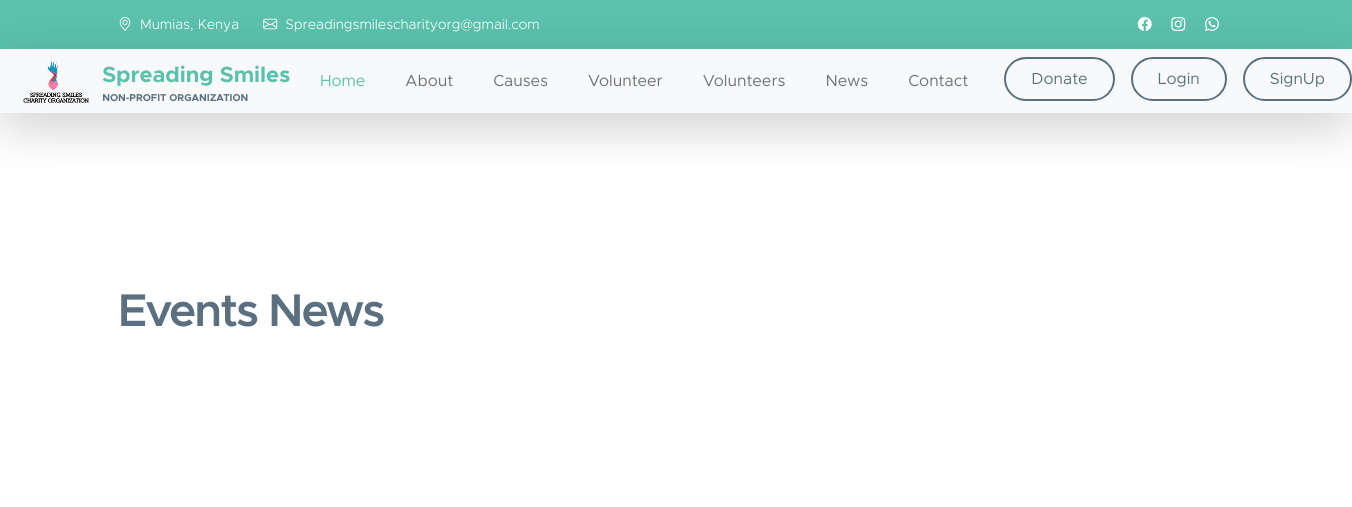
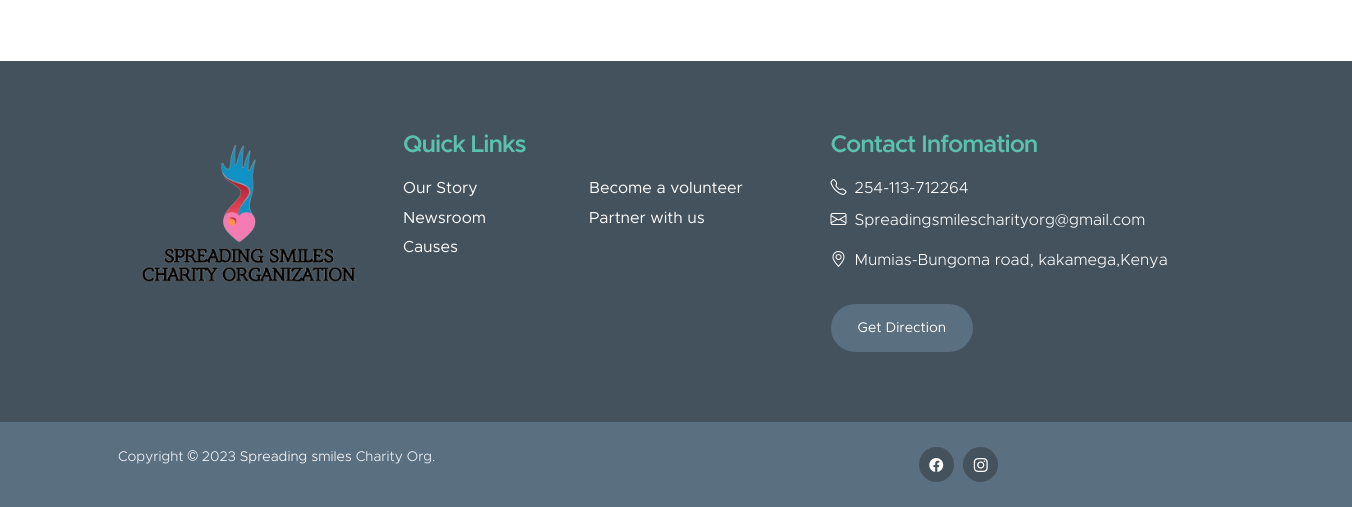
The page /events on the database as committed earlier (2 pictures, top to bottom).
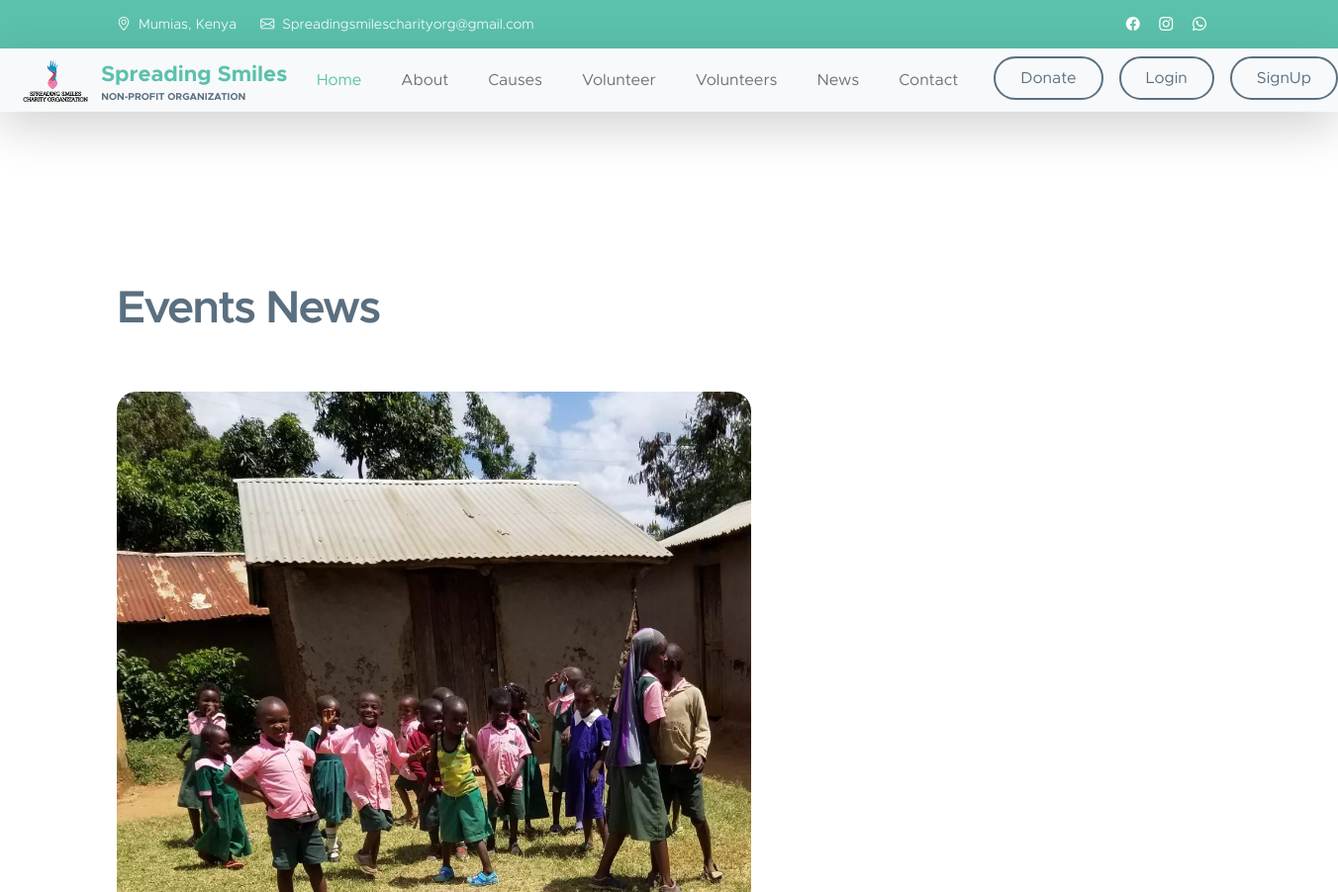
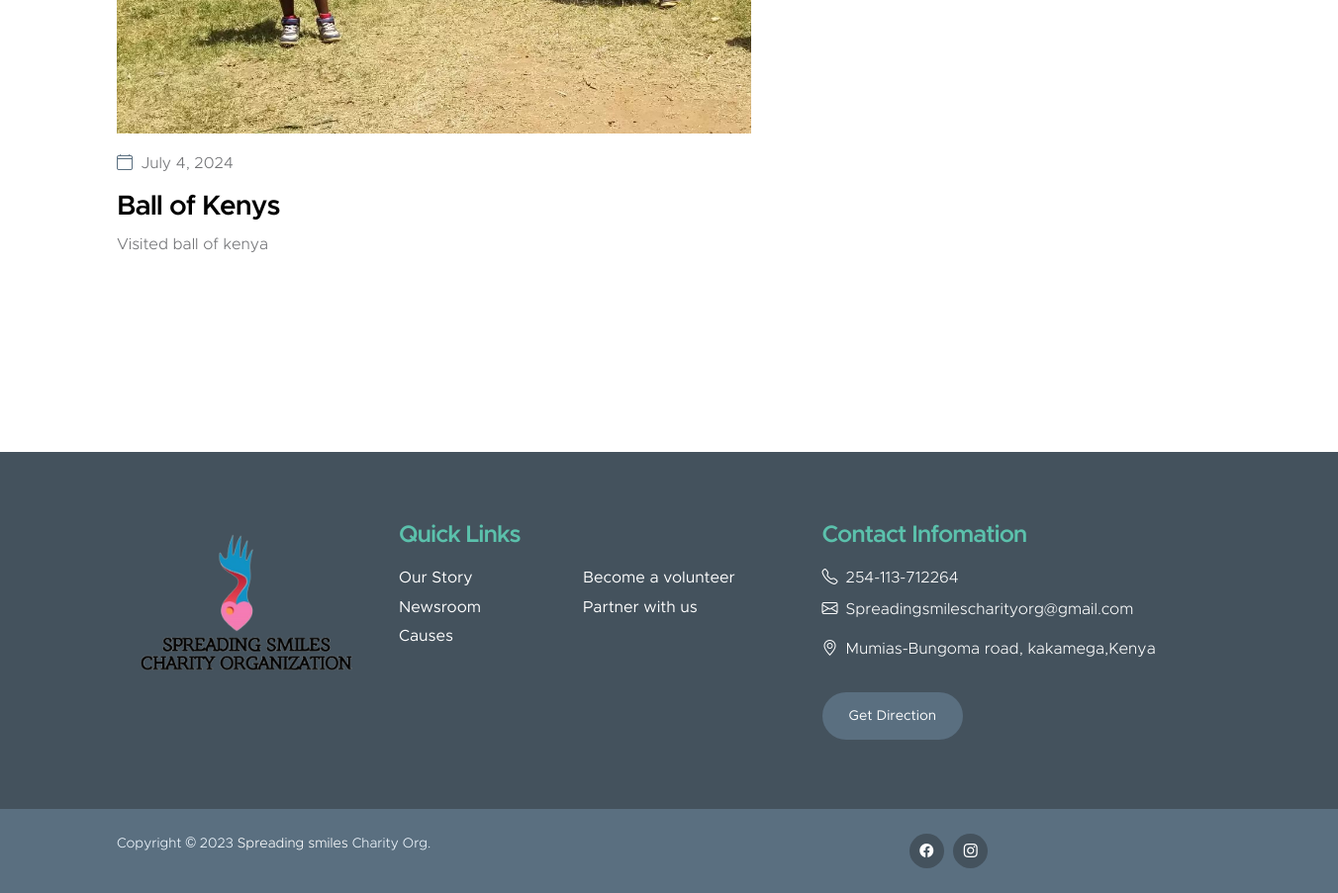
The same page on the database as committed later (2 pictures, top to bottom).
### main_app/models.py (models this page shows, shortened)
class Event(models.Model):
    name = models.CharField(max_length=50)
    profile= models.ImageField(upload_to='upload/Events')
    About =models.CharField(max_length=50)
    subject = models.CharField(max_length=250)
    Date = models.DateField(auto_now=True, null= True)
    is_new = models.BooleanField(default=False)
    is_superuser = models.BooleanField(default=False,)

### main_app/views.py (the view)
# urls.py: path('events', views.Events, name="Events"),
def Events(request, ):
    events = Event.objects.all()
    happy = happy_customers.objects.all()
    return render(request, "News.html", {"events": events, "happy": happy})

### main_app/templates/News.html (shortened to what this page needs)
{% extends "layouts/master.html" %}
{% load static %}
{% block body %}
<br><br><br>
<section class="news-section section-padding" id="section_5">
    <div class="container">
        <div class="row">
            <div class="col-lg-12 col-12 mb-5">
                <h2>Events News</h2>
            </div>
{% for event in events  %}
            <div class="col-lg-7 col-12">
                <div class="news-block">
                    <div class="news-block-top">
                        <a href="news-detail.html">
                            <img src="{{event.profile.url}}"
                                class="news-image img-fluid" alt="">
                        </a>
                    <div class="news-block-info">
                        <div class="d-flex mt-2">
                            <div class="news-block-date">
                                <p>
                                    <i class="bi-calendar4 custom-icon me-1"></i>
                                    {{event.Date}}
                                </p>
                            </div>
                        </div>
                        <div class="news-block-title mb-2">
                            <h4><a href="{% url 'information' event.id %}" class="news-block-title-link"> {{event.name}}  </a></h4>
                        </div>
                        <div class="news-block-body">
                            <p>  {{event.About}} </p>
                        </div>
                    </div>
                </div>
            </div>
 {% endfor %}
        </div>
    </div>
</section>
<br><br><br>
{% endblock body %}

Rows that differ between the two databases and show on the page:
added Event: profile (picture), Date "July 4, 2024", name "Ball of Kenys", About "Visited ball of kenya"
